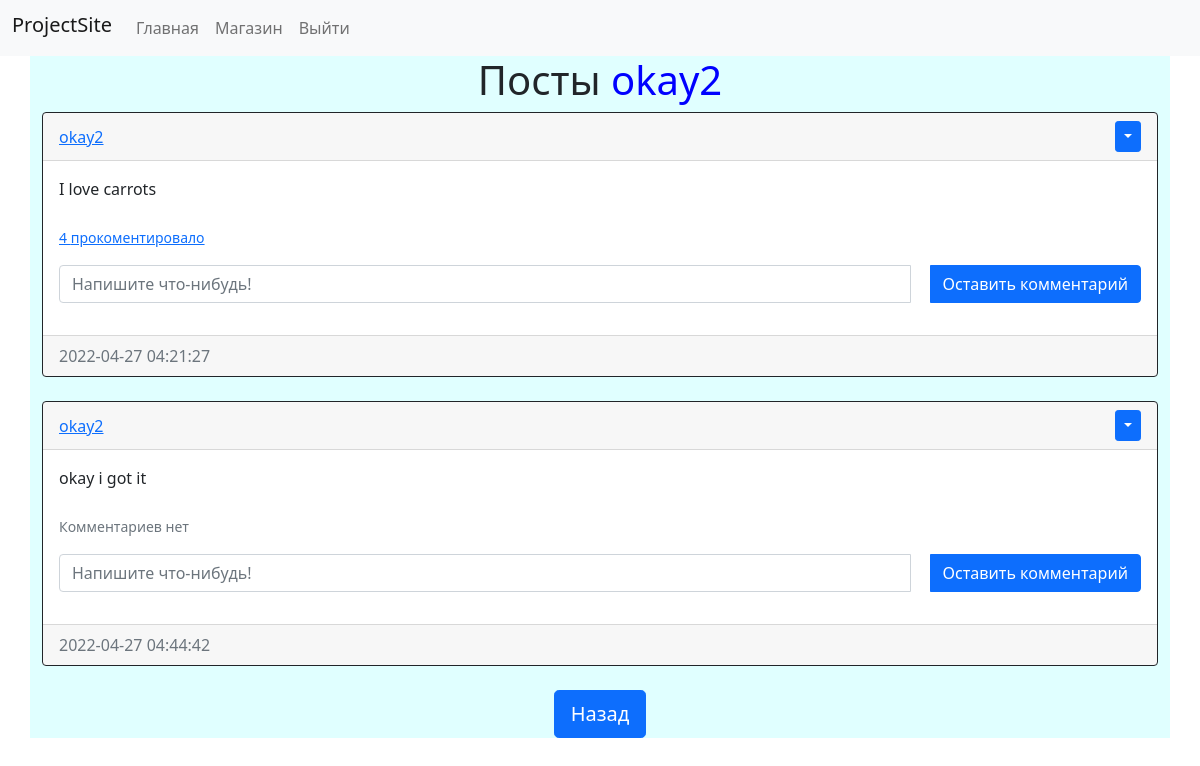
/posts/okay2 (signed in), run on the app's committed database.
### website/models.py (models this page shows)
class User(db.Model, UserMixin):
    id = db.Column(db.Integer, primary_key=True)
    email = db.Column(db.String(150), unique=True)
    username = db.Column(db.String(150), unique=True)
    password = db.Column(db.String(150))
    date_created = db.Column(db.DateTime(timezone=True), default=func.now())
    balance = db.Column(db.Integer(), nullable=False, default=3000)
    posts = db.relationship('Post', backref='user', passive_deletes=True)
    comments = db.relationship('Comment', backref='user', passive_deletes=True)

class Post(db.Model):
    id = db.Column(db.Integer, primary_key=True)
    text = db.Column(db.Text, nullable=False)
    date_created = db.Column(db.DateTime(timezone=True), default=func.now())
    author = db.Column(db.Integer, db.ForeignKey(
        'user.id', ondelete="CASCADE"), nullable=False)
    comments = db.relationship('Comment', backref='post', passive_deletes=True)

### website/routes.py (the view)
@routes.route("/posts/<username>", methods=['GET', 'POST'])
@login_required
def posts(username):
    user = User.query.filter_by(username=username).first()
    if not user:
        flash('Пользователя с подобным именем не существует', category='error')
        return redirect(url_for('routes.home'))
    posts = user.posts
    return render_template("posts.html", user=current_user, posts=posts, username=username)

### website/__init__.py (called while the page is built)
def create_app():
    app = Flask(__name__)
    app.config['SECRET_KEY'] = 'd7a57350f65758fa2b5d3334'
    app.config['SQLALCHEMY_DATABASE_URI'] = f'sqlite:///{DB_NAME}'
    db.init_app(app)
    from .routes import routes
    from .routes_autho import auth
    app.register_blueprint(routes, url_prefix="/")
    app.register_blueprint(auth, url_prefix="/")
    from .models import User, Post, Comment
    create_database(app)
    login_manager = LoginManager()
    login_manager.login_view = "auth.login"
    login_manager.login_message = u"Пожалуйста, войдите"
    login_manager.init_app(app)
    @login_manager.user_loader
    def load_user(id):
        return User.query.get(int(id))
    return app

### website/templates/posts.html (shortened to what this page needs)
{% extends "posts_div.html" %}  {% block header %} Посты <span style="color: #0000ff;">{{username}}</span> {% endblock %} {% block footer %}
<div align="center">
  <a href="/home"
    ><button type="button" class="btn btn-primary btn-lg">Назад</button></a
  >
</div>
{% endblock %}

### website/templates/posts_div.html (shortened to what this page needs)
{% extends "base.html" %} {% block title %}Home{% endblock %}
{% block content %}
<h1 align="center">{% block header %}Форум{% endblock %}</h1>
<div id="posts">
  {% for post in posts %}
  <div class="card border-dark">
    <div class="card-header d-flex justify-content-between align-items-center">
      <a href="/posts/{{post.user.username}}">{{post.user.username}}</a>
      {% if user.id == post.author %}
      <div class="btn-group">
        <button
          type="button"
          class="btn btn-sm btn-primary dropdown-toggle"
          data-bs-toggle="dropdown"
        ></button>
      </div>
      {% endif %}
    </div>
    <div class="card-body">
      <div class="card-text">{{post.text}}</div>
      <br />
      <p class="card-text">
        {% if post.comments|length > 0 %}
        <a data-bs-toggle="collapse" href="#comments-{{post.id}}" role="button">
          <small>{{post.comments|length}} прокоментировало</small>
        </a>
        {% else %}
        <small class="text-muted">Комментариев нет</small>
        {% endif %}
      </p>
      <form
        class="input-group mb-3"
        method="POST"
        action="/create-comment/{{post.id}}"
      >
        <input
          type="text"
          id="text"
          name="text"
          class="form-control"
          placeholder="Напишите что-нибудь!"
          style="margin-right: 20px;"
        />
        <button type="submit" class="btn btn-primary">Оставить комментарий</button>
      </form>
    </div>
    <div class="card-footer text-muted">{{post.date_created}}</div>
  </div>
  <br/ > {% endfor %}
</div>
{% block footer %}{% endblock %} {% endblock %}

### website/templates/base.html (shortened to what this page needs)
<!DOCTYPE html>
<html lang="en">
  <head>
    <link
      href="https://cdn.jsdelivr.net/npm/bootstrap@5.0.2/dist/css/bootstrap.min.css"
      rel="stylesheet"
    />
    <link
      href="css/style.css"
      rel="stylesheet"
      type="text/css"
    />
  </head>
  <body>
    <nav class="navbar navbar-expand-lg navbar-light bg-light">
      <div class="container-fluid">
        <div class="collapse navbar-collapse" id="navbar">
          <div class="navbar-nav">
            <span class="navbar-brand mb-0 h1" href="/home">ProjectSite</span>
            <a class="nav-item nav-link" href="/home">Главная</a>
            <a class="nav-item nav-link" href="/market">Магазин</a>
            {% if user.is_authenticated %}
            <a class="nav-item nav-link" href="/logout">Выйти</a>
            {% else %}
            <a class="nav-item nav-link" href="/login">Авторизация</a>
            <a class="nav-item nav-link" href="/sign-up">Регистрация</a>
            {% endif %}
          </div>
        </div>
      </div>
    </nav>
    <div class="container">{% block content %}{% endblock %}</div>
  </body>
</html>

### website/css/style.css (style rules this page uses)
.container { background-color: #e0ffff; }

### data on the page
User: username "okay2"
Post: user.username "okay2", text "I love carrots", comments|length "4", date_created "2022-04-27 04:21:27"
Post: user.username "okay2", text "okay i got it", shows "Комментариев нет", date_created "2022-04-27 04:44:42"
